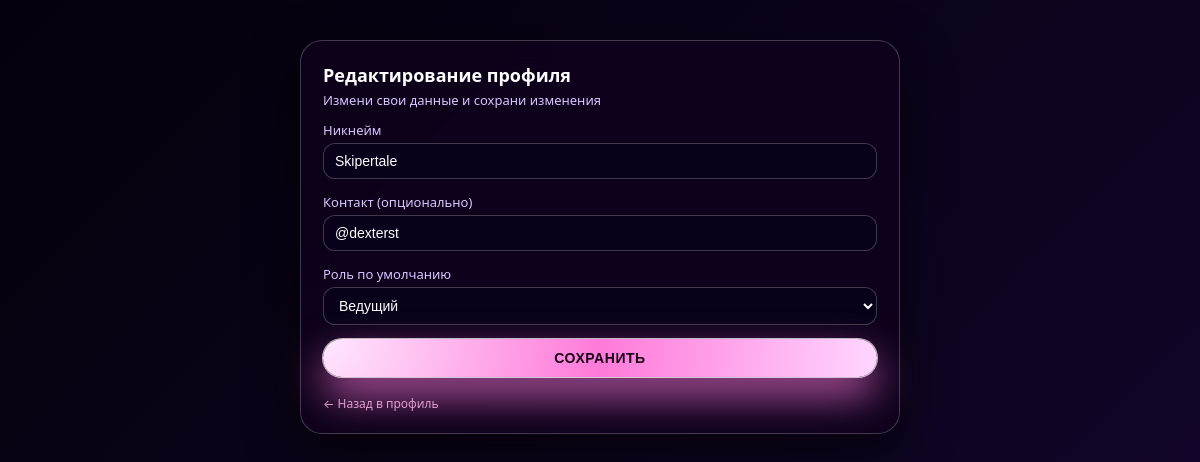
The page /update_profile.php (signed in) on the database its author committed.
### tables this page shows
CREATE TABLE `users` (
  `id` int UNSIGNED NOT NULL,
  `nickname` varchar(64) NOT NULL,
  `email` varchar(191) NOT NULL,
  `password_hash` varchar(255) NOT NULL,
  `contact` varchar(191) DEFAULT NULL,
  `account_role` enum('player','admin','bot') NOT NULL DEFAULT 'player',
  `is_verified` tinyint(1) NOT NULL DEFAULT '0',
  `role_default` varchar(32) DEFAULT 'Адвокат',
  `created_at` timestamp NULL DEFAULT CURRENT_TIMESTAMP,
  `is_banned` tinyint(1) NOT NULL DEFAULT '0',
  `ban_cases` tinyint(1) NOT NULL DEFAULT '0',
  `ban_minigames` tinyint(1) NOT NULL DEFAULT '0',
  `ban_events` tinyint(1) NOT NULL DEFAULT '0',
  `email_token` varchar(64) DEFAULT NULL,
  `is_email_confirmed` tinyint(1) NOT NULL DEFAULT '0'
);

### update_profile.php (the view, shortened to what this page needs)
<?php
require_once 'db.php';
$user_id = $_SESSION['user_id'];
$stmt = $pdo->prepare("SELECT nickname, contact, role_default FROM users WHERE id = ?");
$stmt->execute([$user_id]);
$user = $stmt->fetch(PDO::FETCH_ASSOC);
?>
<!DOCTYPE html>
<html lang="ru">
<head>
    <link rel="stylesheet" href="account.css">
</head>
<body>
<div class="auth-container" style="margin-top:40px; max-width:600px;">
    <div class="auth-header">
        <div class="auth-title">Редактирование профиля</div>
        <div class="auth-subtitle">Измени свои данные и сохрани изменения</div>
    </div>
    <form method="POST" class="auth-form">
        <div class="input-field">
            <label>Никнейм</label>
            <input type="text" name="nickname" value="<?= htmlspecialchars($user['nickname']) ?>" required>
        </div>
        <div class="input-field">
            <label>Контакт (опционально)</label>
            <input type="text" name="contact" value="<?= htmlspecialchars($user['contact']) ?>">
        </div>
        <div class="input-field">
            <label>Роль по умолчанию</label>
            <select name="role_default">
                <option value="Ведущий" <?= $user['role_default']=='Ведущий'?'selected':'' ?>>Ведущий</option>
            </select>
        </div>
        <button class="submit-btn" type="submit">Сохранить</button>
    </form>
    <div style="margin-top:14px;">
        <a href="account.php" class="auth-link">← Назад в профиль</a>
    </div>
</div>
</body>
</html>

### account.css (style rules this page uses)
:root { --bg-main-1: #05000a; --bg-main-2: #12052a; --bg-main-3: #230a3d; --bg-main-4: #310c53; --card-bg: rgba(15, 2, 28, 0.86); --card-bg-soft: rgba(21, 4, 40, 0.9); --border-subtle: rgba(255, 255, 255, 0.16); --accent-pink: #ff7ad9; --accent-pink-soft: #ffb3ec; --accent-purple: #c77dff; --text-main: #ffffff; --text-soft: #d8c6ff; --text-muted: #b2a4dd; --radius-md: 16px; --radius-lg: 22px; --transition-fast: 0.18s ease-out; }
* { box-sizing: border-box; margin: 0; padding: 0; }
html, body { height: 100%; }
body { font-family: "Nunito", system-ui, -apple-system, BlinkMacSystemFont, "Segoe UI", sans-serif; background: linear-gradient(135deg, var(--bg-main-1), var(--bg-main-2), var(--bg-main-3), var(--bg-main-4)); background-size: 260% 260%; animation: lk-bg-flow 20s ease-in-out infinite; color: var(--text-main); display: flex; flex-direction: column; align-items: center; }
.lk-header, .lk-footer-inner, .auth-container, .profile-main { width: 100%; max-width: 1150px; }
.auth-container { margin-top: 24px; padding: 22px 22px 20px; background: var(--card-bg); border-radius: var(--radius-lg); border: 1px solid rgba(255, 255, 255, 0.22); backdrop-filter: blur(18px); box-shadow: 0 18px 50px rgba(0, 0, 0, 0.7); }
.auth-header { margin-bottom: 12px; }
.auth-title { font-size: 18px; font-weight: 700; margin-bottom: 4px; }
.auth-subtitle { font-size: 13px; color: var(--text-soft); }
.auth-form { margin-top: 6px; }
.input-field { margin-bottom: 14px; display: flex; flex-direction: column; gap: 4px; }
.input-field label { font-size: 13px; color: var(--text-soft); }
.input-field input, .input-field select { padding: 9px 11px; border-radius: 12px; border: 1px solid rgba(255, 255, 255, 0.22); background: rgba(9, 2, 26, 0.88); color: var(--text-main); font-size: 14px; outline: none; transition: border-color var(--transition-fast), box-shadow var(--transition-fast), background var(--transition-fast); }
.auth-link { font-size: 12px; color: var(--accent-pink-soft); text-decoration: none; opacity: 0.85; transition: opacity var(--transition-fast); }
.submit-btn { width: 100%; padding: 11px 16px; border-radius: 999px; border: none; cursor: pointer; font-size: 14px; font-weight: 700; text-transform: uppercase; letter-spacing: 0.04em; color: #1a021a; background: radial-gradient(circle at 0 0, #ffe8ff, #ff7ad9, #ffd6ff); box-shadow: 0 0 0 1px rgba(255, 255, 255, 0.7), 0 18px 40px rgba(255, 122, 217, 0.7); transition: transform 0.15s.ease-out, box-shadow 0.15s ease-out, filter 0.15s ease-out; }

### rows shown on the page
users: nickname "Skipertale", contact "@dexterst", role_default "Ведущий"
